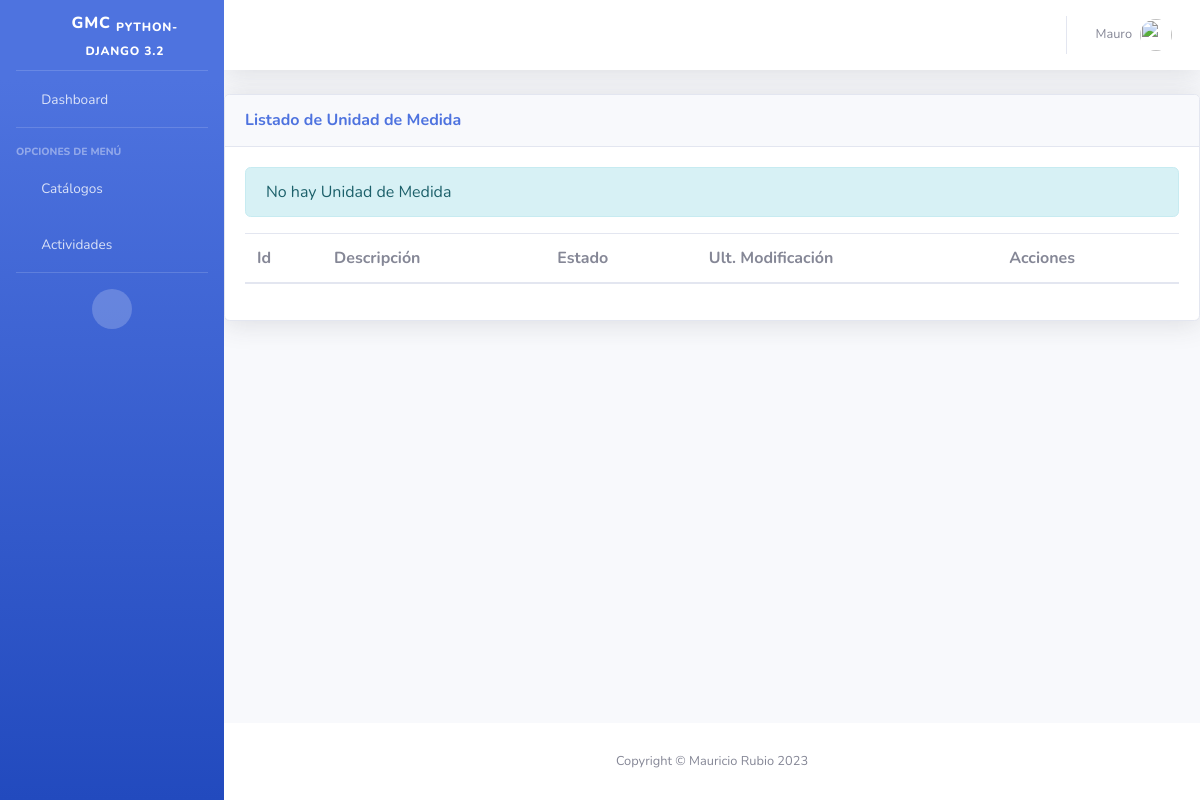
Before: /inv/um/ (signed in) with the older database file.
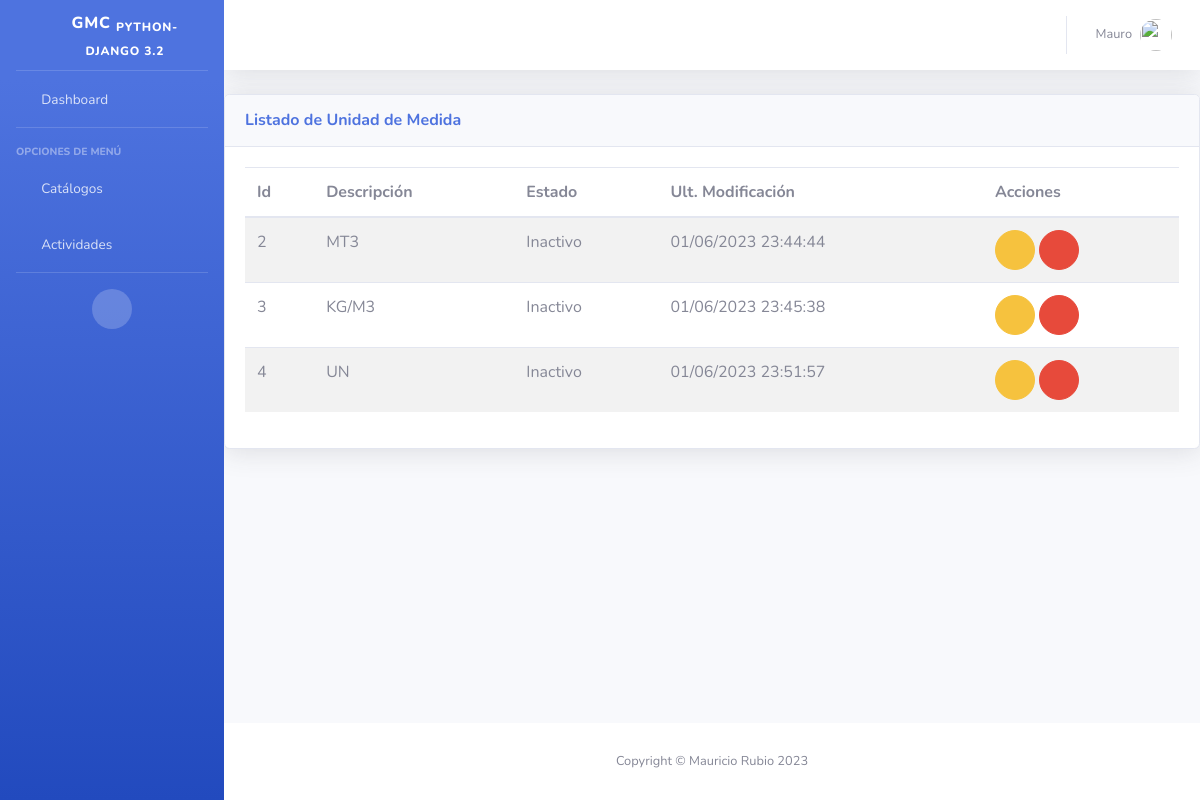
After: the same page with the newer database file.
### inv/models.py (models this page shows, shortened)
class UnidadMedida(ClaseModelo):
    descripcion = models.CharField(
        max_length=100,
        help_text='Descripción de la Unidad Medida',
        unique=True
    )
    class Meta:
        verbose_name_plural = "Unidades de Medida"

### inv/views.py (the view)
# urls.py: path('um/',UMView.as_view(), name="um_list"),
class UMView(SinPrivilegios, generic.ListView):
    model = UnidadMedida
    template_name = "inv/um_list.html"
    context_object_name = "obj"
    permission_required="inv.view_unidadmedida"

### inv/templates/inv/um_list.html (shortened to what this page needs)
{% extends 'base/base.html' %}
{% block page_content %}
<div class="card shadow mb-4">
  <div class="card-header py-3 d-flex flex-row align-items-center justify-content-between">
    <h6 class="m-0 font-weight-bold text-primary">Listado de Unidad de Medida</h6>
    <div class="dropdown no-arrow">
      <a class="dropdown-toggle" href="#" role="button" id="dropdownMenuLink" data-toggle="dropdown" aria-haspopup="true" aria-expanded="false">
        <i class="fas fa-ellipsis-v fa-sm fa-fw text-gray-400"></i>
      </a>
    </div>
  </div>
  <div class="card-body">
    {% if not obj %}
    <div class="alert alert-info">No hay Unidad de Medida</div>
    {% endif %}
    <table class="table table-striped table-hover">
      <thead>
        <th>Id</th>
        <th>Descripción</th>
        <th>Estado</th>
        <th>Ult. Modificación</th>
        <th class="all">Acciones</th>
      </thead>
      <tbody>
        {% for item in obj%}
        <tr>
          <td>{{ item.id }}</td>
          <td>{{ item.descripcion }}</td>
          <td>{{item.estado|yesno:"Activo,Inactivo"}}</td>
          <td>{{ item.fm|date:"d/m/Y H:i:s"}}</td>
          <td>
            <a href="{% url 'inv:um_edit' item.id %}" class="btn btn-warning btn-circle" role="button"><i class="far fa-edit"></i></a>
            <a href="{% url 'inv:um_inactivar' item.id %}" class="btn btn-danger btn-circle" role="button"><i class="far fa-thumbs-down"></i></a>
          </td>
        </tr>
        {% endfor %}
      </tbody>
    </table>
  </div>
</div>
{% endblock %}

Changed rows visible on the page:
added UnidadMedida: id "2", descripcion "MT3", estado "Inactivo", fm "01/06/2023 23:44:44"
added UnidadMedida: id "3", descripcion "KG/M3", estado "Inactivo", fm "01/06/2023 23:45:38"
added UnidadMedida: id "4", descripcion "UN", estado "Inactivo", fm "01/06/2023 23:51:57"
Other visible differences:
text no longer shown: "No hay Unidad de Medida"
